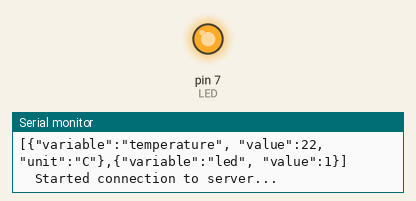
A sketch run on a simulated Arduino Uno, built for the host (arithmetic inside an expression is 32-bit, double 64-bit). On the bench: output pins drawn as LEDs (lit = HIGH), the last lines printed to the serial monitor. WiFi joins after 1.5 s; servers stay silent unless stated; random numbers use the default seed unless the sketch sets one.

Above: at 1.68 s.
At 4.9 s:
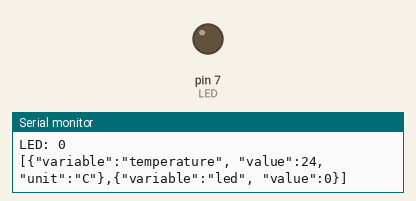
Timing chart, 0 to 36.7 s (numbered marks = the images above):
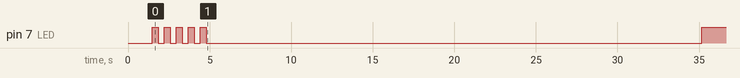

Measured:
- by itself, pin 7 (LED): goes 4 × (HIGH 0.36 s, LOW 0.37 s), HIGH 0.37 s, LOW 30.4 s, then HIGH

The sketch:

ethernet__dht_fake_to_tago.ino
```cpp
/*
 * Based:
 *    - https://docs.tago.io/en/articles/6-arduino
 *
 *    // Arduino + Shield Ethernet + LED + Sensor de temperatura (fake)
 */

#include <Ethernet.h>

#define LED 7

//Definicoes de IP, mascara de rede e gateway
byte mac[] = {0xDE, 0xAD, 0xBE, 0xEF, 0xFE, 0xED};
// Set the static IP address to use if the DHCP fails to assign
IPAddress ip(192, 168, 15, 250);
IPAddress dnServer(1, 1, 1, 1);
IPAddress gateway(192, 168, 15, 1);
IPAddress subnet(255, 255, 255, 0);


// Token Tago.io
String Device_Token = "f3832aba-b9b3-4367-915c-290cea3b3b94";
//int keyIndex = 0;         // your network key Index number (needed only for WEP)


// Tempo para atualizar os dados no Tago.io (em minutos)
const float updateTime = 0.5;

// Tempo utilizado para atualizar os dados no Tago.io - de min p/ millis
const int timeWait = 60000 * updateTime;


///////////////////////////////////////////////
//          Code Static Bellow...            //

EthernetClient client;

// server address:
char server[] = "api.tago.io";

unsigned long lastConnectionTime = 0;
int temp = 0;

//                  Finish.                  //
///////////////////////////////////////////////


void setup() {
  Serial.begin(9600);
  Serial.println("Started...");

  // start the Ethernet connection:
  if (Ethernet.begin(mac) == 0) {
    Serial.println("Failed to configure Ethernet using DHCP");
    // try to congifure using IP address instead of DHCP:
    Ethernet.begin(mac, ip, dnServer, gateway, subnet);
    delay(1000); Serial.print("IP without DHCP: "); Serial.println(Ethernet.localIP());

  } else {
    Serial.print("IP with DHCP: "); Serial.println(Ethernet.localIP());
  }

  Serial.print("Time a wait: "); Serial.print(timeWait/1000); Serial.println("s");

  pinMode(LED, OUTPUT);

  digitalWrite(LED, LOW);
}


void loop() {
/*
  //Debug
  Serial.print("\n\nLast connection: "); Serial.println(lastConnectionTime);
  Serial.print("Next connection: "); Serial.println(lastConnectionTime + timeWait);
  Serial.print("Current millis: "); Serial.println(millis());
  delay(5000);
*/

  if( millis() < 5000 || millis() > (lastConnectionTime+timeWait) ) {

    Serial.print("\n\nmillis: "); Serial.print(millis()/1000); Serial.print("s");

    changeLED();

    temp = random(15, 40);
    Serial.print("\n\nTemperatura: "); Serial.println(temp);
    Serial.print("LED: "); Serial.println(digitalRead(LED));

    httpRequest();
  }

}


void changeLED() {

  if ( digitalRead(LED) == HIGH ) {
    digitalWrite(LED, LOW);
  } else {
    digitalWrite(LED, HIGH);
  }
}


// this method makes a HTTP connection to the server:
void httpRequest() {
    // close any connection before send a new request.
    // This will free the socket on the WiFi shield
    client.stop();

    // if you get a connection, report back via serial:
    String postData = String("[{\"variable\":\"temperature\", \"value\":") + String(temp)+ String(",\"unit\":\"C\"},") +
      String("{\"variable\":\"led\", \"value\":") + bool(digitalRead(LED)) + String("}]");

    Serial.println(postData);

    Serial.println("\n\tStarted connection to server...");

    /*
    {
      "variable": "temperature",
      "value": 26,
      "unit": "C"
    }
     */

  /*
   {
    {
      "variable": "temperature",
      "value": 26,
      "unit": "C"
    },

    {
      "variable": "led",
      "value": 0
    }
    }
     */


    String Dev_token = String("Device-Token: ")+ String(Device_Token);

    if (client.connect(server,80)) {                      // we will use non-secured connnection (HTTP) for tests
      Serial.println("connected to server");
      // Make a HTTP request:
      client.println("POST /data? HTTP/1.1");
      client.println("Host: api.tago.io");
      client.println("_ssl: false");                        // for non-secured connection, use this option "_ssl: false"
      client.println(Dev_token);
      client.println("Content-Type: application/json");
      client.print("Content-Length: ");
      client.println(postData.length());
      client.println();
      client.println(postData);
      // note the time that the connection was made:
      lastConnectionTime = millis();
      Serial.println("Data sended...");
      Serial.println(" - - - - - - / / - - - - - - ");
  }
  else {
    // if you couldn't make a connection:
    Serial.println("connection failed");
    Serial.println(" - - - - - - / / - - - - - - ");
  }
}
```
